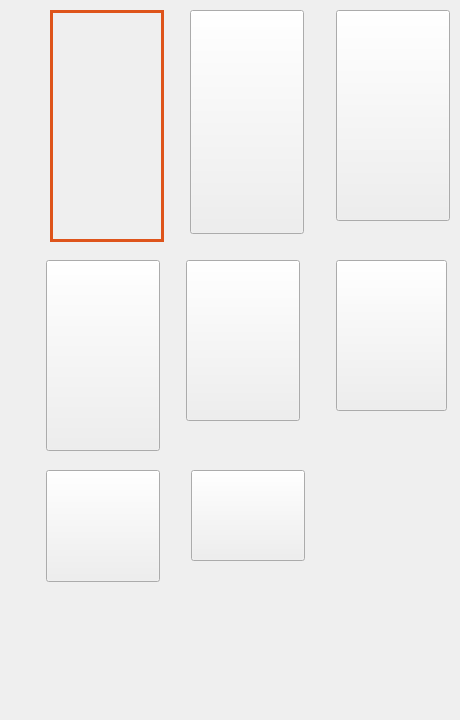
   <widget class="QWidget" name="page_1">
    <property name="styleSheet">
     <string notr="true">QPushButton{color: rgba(255, 255, 255, 0);}
QPushButton:hover{
/*background-color: rgba(222, 84, 27, 105);*/
background-color: rgba(222, 222, 222, 55);
}</string>
    </property>
    <widget class="QLabel" name="label_47">
     <property name="geometry">
      <rect>
       <x>44</x>
       <y>0</y>
       <width>121</width>
       <height>251</height>
      </rect>
     </property>
     <property name="text">
      <string/>
     </property>
     <property name="pixmap">
      <pixmap resource="../../images/images.qrc">:/design/2-1.png</pixmap>
     </property>
    </widget>
    <widget class="QLabel" name="label_48">
     <property name="geometry">
      <rect>
       <x>184</x>
       <y>0</y>
       <width>121</width>
       <height>251</height>
      </rect>
     </property>
     <property name="text">
      <string/>
     </property>
     <property name="pixmap">
      <pixmap resource="../../images/images.qrc">:/design/2-2.png</pixmap>
     </property>
    </widget>
    <widget class="QLabel" name="label_49">
     <property name="geometry">
      <rect>
       <x>330</x>
       <y>0</y>
       <width>121</width>
       <height>251</height>
      </rect>
     </property>
     <property name="text">
      <string/>
     </property>
     <property name="pixmap">
      <pixmap resource="../../images/images.qrc">:/design/2-3.png</pixmap>
     </property>
    </widget>
    <widget class="QLabel" name="label_50">
     <property name="geometry">
      <rect>
       <x>40</x>
       <y>250</y>
       <width>121</width>
       <height>251</height>
      </rect>
     </property>
     <property name="text">
      <string/>
     </property>
     <property name="pixmap">
      <pixmap resource="../../images/images.qrc">:/design/2-4.png</pixmap>
     </property>
    </widget>
    <widget class="QLabel" name="label_51">
     <property name="geometry">
      <rect>
       <x>180</x>
       <y>250</y>
       <width>121</width>
       <height>251</height>
      </rect>
     </property>
     <property name="text">
      <string/>
     </property>
     <property name="pixmap">
      <pixmap resource="../../images/images.qrc">:/design/2-5.png</pixmap>
     </property>
    </widget>
    <widget class="QLabel" name="label_52">
     <property name="geometry">
      <rect>
       <x>330</x>
       <y>250</y>
       <width>121</width>
       <height>251</height>
      </rect>
     </property>
     <property name="text">
      <string/>
     </property>
     <property name="pixmap">
      <pixmap resource="../../images/images.qrc">:/design/2-6.png</pixmap>
     </property>
    </widget>
    <widget class="QLabel" name="label_53">
     <property name="geometry">
      <rect>
       <x>40</x>
       <y>460</y>
       <width>121</width>
       <height>251</height>
      </rect>
     </property>
     <property name="text">
      <string/>
     </property>
     <property name="pixmap">
      <pixmap resource="../../images/images.qrc">:/design/2-7.png</pixmap>
     </property>
    </widget>
    <widget class="QLabel" name="label_54">
     <property name="geometry">
      <rect>
       <x>185</x>
       <y>460</y>
       <width>121</width>
       <height>251</height>
      </rect>
     </property>
     <property name="text">
      <string/>
     </property>
     <property name="pixmap">
      <pixmap resource="../../images/images.qrc">:/design/2-8.png</pixmap>
     </property>
    </widget>
    <widget class="QPushButton" name="pushButton21">
     <property name="geometry">
      <rect>
       <x>50</x>
       <y>10</y>
       <width>114</width>
       <height>232</height>
      </rect>
     </property>
     <property name="styleSheet">
      <string notr="true">border:3px solid rgb(222,84,27);</string>
     </property>
     <property name="text">
      <string>长裤</string>
     </property>
    </widget>
    <widget class="QPushButton" name="pushButton22">
     <property name="geometry">
      <rect>
       <x>190</x>
       <y>10</y>
       <width>114</width>
       <height>224</height>
      </rect>
     </property>
     <property name="styleSheet">
      <string notr="true"/>
     </property>
     <property name="text">
      <string>九分裤</string>
     </property>
    </widget>
    <widget class="QPushButton" name="pushButton23">
     <property name="geometry">
      <rect>
       <x>336</x>
       <y>10</y>
       <width>114</width>
       <height>211</height>
      </rect>
     </property>
     <property name="styleSheet">
      <string notr="true"/>
     </property>
     <property name="text">
      <string>八分裤</string>
     </property>
    </widget>
    <widget class="QPushButton" name="pushButton24">
     <property name="geometry">
      <rect>
       <x>46</x>
       <y>260</y>
       <width>114</width>
       <height>191</height>
      </rect>
     </property>
     <property name="styleSheet">
      <string notr="true"/>
     </property>
     <property name="text">
      <string>七分裤</string>
     </property>
    </widget>
    <widget class="QPushButton" name="pushButton25">
     <property name="geometry">
      <rect>
       <x>186</x>
       <y>260</y>
       <width>114</width>
       <height>161</height>
      </rect>
     </property>
     <property name="styleSheet">
      <string notr="true"/>
     </property>
     <property name="text">
      <string>五分裤</string>
     </property>
    </widget>
    <widget class="QPushButton" name="pushButton26">
     <property name="geometry">
      <rect>
       <x>336</x>
       <y>260</y>
       <width>111</width>
       <height>151</height>
      </rect>
     </property>
     <property name="styleSheet">
      <string notr="true"/>
     </property>
     <property name="text">
      <string>百慕大短裤</string>
     </property>
    </widget>
    <widget class="QPushButton" name="pushButton27">
     <property name="geometry">
      <rect>
       <x>46</x>
       <y>470</y>
       <width>114</width>
       <height>112</height>
      </rect>
     </property>
     <property name="styleSheet">
      <string notr="true"/>
     </property>
     <property name="text">
      <string>牙买加短裤</string>
     </property>
    </widget>
    <widget class="QPushButton" name="pushButton28">
     <property name="geometry">
      <rect>
       <x>191</x>
       <y>470</y>
       <width>114</width>
       <height>91</height>
      </rect>
     </property>
     <property name="styleSheet">
      <string notr="true"/>
     </property>
     <property name="text">
      <string>超短裤</string>
     </property>
    </widget>
    <zorder>label_47</zorder>
    <zorder>label_48</zorder>
    <zorder>label_49</zorder>
    <zorder>label_50</zorder>
    <zorder>label_51</zorder>
    <zorder>label_52</zorder>
    <zorder>label_53</zorder>
    <zorder>label_54</zorder>
    <zorder>pushButton27</zorder>
    <zorder>pushButton21</zorder>
    <zorder>pushButton26</zorder>
    <zorder>pushButton23</zorder>
    <zorder>pushButton22</zorder>
    <zorder>pushButton24</zorder>
    <zorder>pushButton25</zorder>
    <zorder>pushButton28</zorder>
   </widget>
